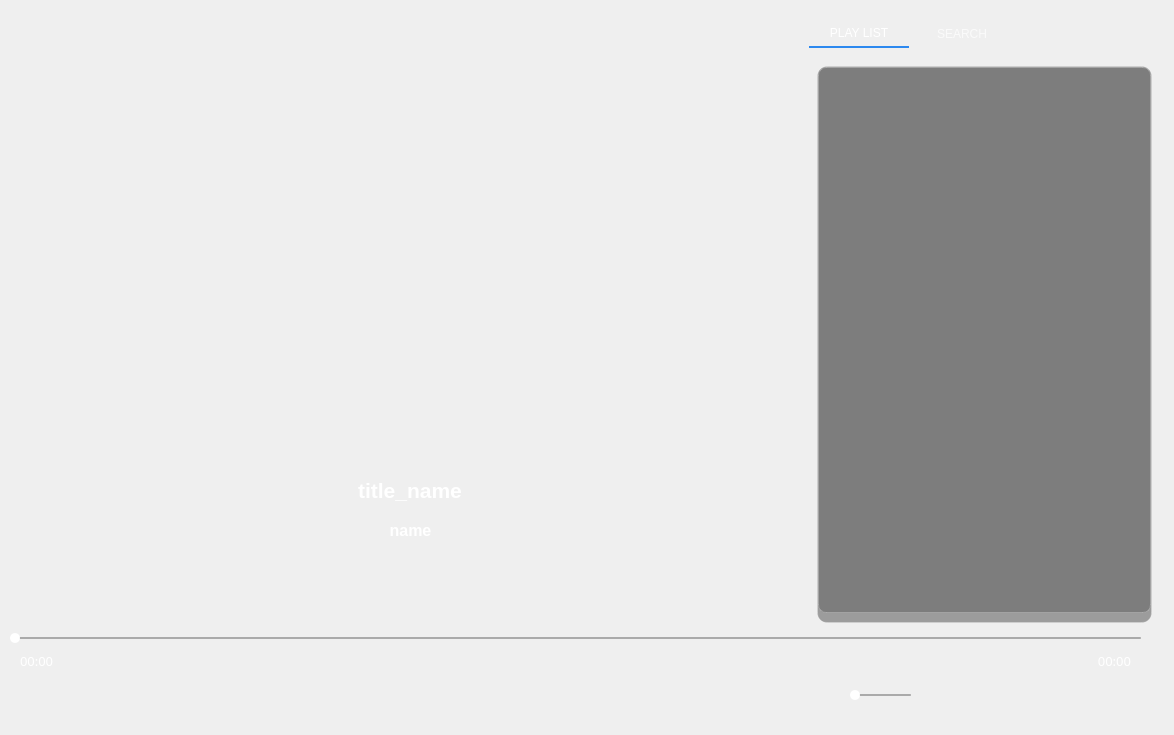
<?xml version="1.0" encoding="UTF-8"?>
<ui version="4.0">
 <class>Form</class>
 <widget class="QWidget" name="Form">
  <property name="geometry">
   <rect>
    <x>0</x>
    <y>0</y>
    <width>1174</width>
    <height>735</height>
   </rect>
  </property>
  <property name="sizePolicy">
   <sizepolicy hsizetype="Preferred" vsizetype="Preferred">
    <horstretch>100</horstretch>
    <verstretch>100</verstretch>
   </sizepolicy>
  </property>
  <property name="minimumSize">
   <size>
    <width>1174</width>
    <height>735</height>
   </size>
  </property>
  <property name="maximumSize">
   <size>
    <width>1174</width>
    <height>735</height>
   </size>
  </property>
  <property name="windowTitle">
   <string>Form</string>
  </property>
  <property name="styleSheet">
   <string notr="true">QPushButton {
  background: transparent;
  border: none;
  padding: 8px;
}
QPushButton:hover {
  background-color: rgba(255, 255, 255, 30%);
  border-radius: 16px;
}
QPushButton:pressed {
  background-color: rgba(255, 255, 255, 60%);
}</string>
  </property>
  <widget class="QTabWidget" name="tabWidget">
   <property name="geometry">
    <rect>
     <x>809</x>
     <y>20</y>
     <width>351</width>
     <height>611</height>
    </rect>
   </property>
   <property name="styleSheet">
    <string notr="true">/* ───────────── 폼 전체 ───────────── */
#Form {
    background-color: #F5F5F5;
    border-radius: 12px;
}

/* ─── 다크/반투명 탭 영역 ─── */
QTabWidget#tabWidget {
    background: transparent;
    border: none;
    padding-top: 12px;                 /* 탭을 창 상단에서 조금 내려줌 */
}

QTabWidget#tabWidget::pane {
    background: rgba(0,0,0,0.35);      /* 어두운 투명 배경 */
    border: 1px solid rgba(255,255,255,0.15);
    border-radius: 10px;
    margin: 18px 8px 8px;
}

/* ─── 탭 버튼 ─── */
QTabBar::tab {
    background: transparent;
    color: rgba(255,255,255,0.7);      /* 흐린 흰색 */
    padding: 6px 20px;
    font: 10pt &quot;Segoe UI&quot;;
    margin-right: 8px;
}

QTabBar::tab:hover {
    color: #FFFFFF;                    /* 완전 흰색으로 강조 */
}

QTabBar::tab:selected {
    color: #FFFFFF;                    /* 선택 탭은 선명한 흰색 */
    border-bottom: 2px solid #2d89ef;  /* 파란 얇은 밑줄만 */
}

QTabBar::tab:selected,
QTabBar::tab:!selected {
    border-top-left-radius: 0;
    border-top-right-radius: 0;
}

/* ───────────── 검색창 (투명+어두운) ───────────── */
QLineEdit#searchLine {
    background: rgba(255,255,255,0.08);          /* 살짝 흐린 유리느낌 */
    border: 1px solid rgba(255,255,255,0.25);
    border-radius: 8px;
    padding: 6px 10px;
    font-size: 14px;
    color: #ffffff;
}
QLineEdit#searchLine::placeholder {
    color: rgba(255,255,255,0.55);
    font-style: italic;
}

/* ───────────── 리스트 (재생목록 / 검색결과) ───────────── */
QListWidget#playlist,
QListWidget#searchResults {
    background: rgba(0,0,0,0.25);                /* 어두운 투명 */
    border: 1px solid rgba(255,255,255,0.15);
    border-radius: 8px;
    padding: 4px;
    color: #ffffff;
    font-size: 13px;
}


/* ───────────── 다크 글래스 버튼 ───────────── */
QPushButton {
    background: rgba(255,255,255,0.08);          /* 살짝 밝은 투명 배경 */
    border: 1px solid rgba(255,255,255,0.25);    /* 흰색 25% 테두리 */
    border-radius: 6px;
    padding: 6px 12px;
    font-size: 13px;
    color: #ffffff;
}

/* 마우스 호버 시 – 조금 더 밝게 */
QPushButton:hover {
    background: rgba(255,255,255,0.18);
    border: 1px solid rgba(255,255,255,0.35);
}

/* 누른 상태 – 더 짙고 선명하게 */
QPushButton:pressed {
    background: rgba(45,137,239,0.55);           /* 강조 파란색 투명 */
    border: 1px solid rgba(45,137,239,0.8);
}</string>
   </property>
   <property name="currentIndex">
    <number>0</number>
   </property>
   <widget class="QWidget" name="tabPlaylist">
    <attribute name="title">
     <string>PLAY LIST</string>
    </attribute>
    <layout class="QGridLayout" name="gridLayout">
     <property name="leftMargin">
      <number>0</number>
     </property>
     <property name="topMargin">
      <number>0</number>
     </property>
     <property name="rightMargin">
      <number>0</number>
     </property>
     <item row="0" column="0">
      <widget class="QListWidget" name="playlist">
       <property name="styleSheet">
        <string notr="true">QScrollBar:vertical {
    background: transparent;
    width: 8px;
    margin: 0px 0px 0px 0px;
}

QScrollBar::handle:vertical {
    background: rgba(255, 255, 255, 0.3);
    min-height: 20px;
    border-radius: 4px;
}

QScrollBar::handle:vertical:hover {
    background: rgba(255, 255, 255, 0.5);
}

QScrollBar::add-line:vertical,
QScrollBar::sub-line:vertical {
    height: 0px;
    background: none;
}

QScrollBar::add-page:vertical,
QScrollBar::sub-page:vertical {
    background: none;
}
QScrollBar:horizontal {
    background: transparent;
    height: 8px;
    margin: 0px 0px 0px 0px;
}

QScrollBar::handle:horizontal {
    background: rgba(255, 255, 255, 0.3);
    min-width: 20px;
    border-radius: 4px;
}

QScrollBar::handle:horizontal:hover {
    background: rgba(255, 255, 255, 0.5);
}

QScrollBar::add-line:horizontal,
QScrollBar::sub-line:horizontal {
    width: 0px;
    background: none;
}

QScrollBar::add-page:horizontal,
QScrollBar::sub-page:horizontal {
    background: none;
}
QListWidget {
    show-decoration-selected: 1;
    border: 1px solid rgba(255, 255, 255, 0.2);
    border-radius: 8px;
    background: rgba(0, 0, 0, 0.2);
    color: white;
}

/* 아이템 텍스트 줄바꿈 없이 말줄임표(...) 처리 */
QListWidget::item {
    height: 28px;
    padding: 4px 10px;
    white-space: nowrap;             /* 줄바꿈 금지 */
    text-overflow: ellipsis;         /* 넘치면 ... 처리 */
    overflow: hidden;                /* 넘치는 부분 숨김 */
}
/* 리스트 아이템 기본 스타일 */
QListWidget::item {
    height: 28px;
    white-space: nowrap;
    text-overflow: ellipsis;
    overflow: hidden;
}
/* ✅ 클릭했을 때 (선택된 상태) */
QListWidget::item:selected {
    background: rgba(70, 120, 180, 100);  /* 어두운 파란색 + 투명 */
    color: white;
    font-weight: normal;
}
QListWidget::item,
QListWidget::item:selected,
QListWidget::item:focus,
QListWidget::item:selected:focus {
    outline: none;
}
</string>
       </property>
      </widget>
     </item>
    </layout>
   </widget>
   <widget class="QWidget" name="tabSearch">
    <attribute name="title">
     <string>SEARCH</string>
    </attribute>
    <layout class="QGridLayout" name="gridLayout_2">
     <item row="0" column="0">
      <widget class="QLineEdit" name="searchLine">
       <property name="font">
        <font>
         <family>맑은 고딕</family>
         <pointsize>-1</pointsize>
         <weight>50</weight>
         <bold>false</bold>
        </font>
       </property>
       <property name="text">
        <string/>
       </property>
       <property name="placeholderText">
        <string>제목, 분위기, 용도 검색</string>
       </property>
      </widget>
     </item>
     <item row="1" column="0">
      <layout class="QGridLayout" name="btnLayout">
       <property name="sizeConstraint">
        <enum>QLayout::SetDefaultConstraint</enum>
       </property>
       <property name="leftMargin">
        <number>9</number>
       </property>
       <property name="topMargin">
        <number>9</number>
       </property>
       <property name="rightMargin">
        <number>9</number>
       </property>
       <property name="bottomMargin">
        <number>9</number>
       </property>
       <item row="0" column="2">
        <widget class="QPushButton" name="btn_f">
         <property name="font">
          <font>
           <family>맑은 고딕</family>
           <pointsize>-1</pointsize>
           <weight>75</weight>
           <bold>true</bold>
          </font>
         </property>
         <property name="text">
          <string>잔잔한</string>
         </property>
        </widget>
       </item>
       <item row="0" column="1">
        <widget class="QPushButton" name="btn_b">
         <property name="font">
          <font>
           <family>맑은 고딕</family>
           <pointsize>-1</pointsize>
           <weight>75</weight>
           <bold>true</bold>
          </font>
         </property>
         <property name="text">
          <string>에너지</string>
         </property>
        </widget>
       </item>
       <item row="0" column="0">
        <widget class="QPushButton" name="btn_c">
         <property name="font">
          <font>
           <family>맑은 고딕</family>
           <pointsize>-1</pointsize>
           <weight>75</weight>
           <bold>true</bold>
          </font>
         </property>
         <property name="text">
          <string>잔잔한</string>
         </property>
        </widget>
       </item>
       <item row="1" column="2">
        <widget class="QPushButton" name="btn_d">
         <property name="font">
          <font>
           <family>맑은 고딕</family>
           <pointsize>-1</pointsize>
           <weight>75</weight>
           <bold>true</bold>
          </font>
         </property>
         <property name="text">
          <string>잔잔한</string>
         </property>
        </widget>
       </item>
       <item row="1" column="0">
        <widget class="QPushButton" name="btn_e">
         <property name="font">
          <font>
           <family>맑은 고딕</family>
           <pointsize>-1</pointsize>
           <weight>75</weight>
           <bold>true</bold>
          </font>
         </property>
         <property name="text">
          <string>잔잔한</string>
         </property>
        </widget>
       </item>
       <item row="1" column="1">
        <widget class="QPushButton" name="btn_a">
         <property name="font">
          <font>
           <family>맑은 고딕</family>
           <pointsize>-1</pointsize>
           <weight>75</weight>
           <bold>true</bold>
          </font>
         </property>
         <property name="text">
          <string>몽환적인</string>
         </property>
        </widget>
       </item>
      </layout>
     </item>
     <item row="2" column="0">
      <widget class="QListWidget" name="searchResults">
       <property name="styleSheet">
        <string notr="true">QScrollBar:vertical {
    background: transparent;
    width: 8px;
    margin: 0px 0px 0px 0px;
}

QScrollBar::handle:vertical {
    background: rgba(255, 255, 255, 0.3);
    min-height: 20px;
    border-radius: 4px;
}

QScrollBar::handle:vertical:hover {
    background: rgba(255, 255, 255, 0.5);
}

QScrollBar::add-line:vertical,
QScrollBar::sub-line:vertical {
    height: 0px;
    background: none;
}

QScrollBar::add-page:vertical,
QScrollBar::sub-page:vertical {
    background: none;
}
QScrollBar:horizontal {
    background: transparent;
    height: 8px;
    margin: 0px 0px 0px 0px;
}

QScrollBar::handle:horizontal {
    background: rgba(255, 255, 255, 0.3);
    min-width: 20px;
    border-radius: 4px;
}

QScrollBar::handle:horizontal:hover {
    background: rgba(255, 255, 255, 0.5);
}

QScrollBar::add-line:horizontal,
QScrollBar::sub-line:horizontal {
    width: 0px;
    background: none;
}

QScrollBar::add-page:horizontal,
QScrollBar::sub-page:horizontal {
    background: none;
}
QListWidget {
    show-decoration-selected: 1;
    border: 1px solid rgba(255, 255, 255, 0.2);
    border-radius: 8px;
    background: rgba(0, 0, 0, 0.2);
    color: white;
}

/* 아이템 텍스트 줄바꿈 없이 말줄임표(...) 처리 */
QListWidget::item {
    height: 28px;
    padding: 4px 10px;
    white-space: nowrap;             /* 줄바꿈 금지 */
    text-overflow: ellipsis;         /* 넘치면 ... 처리 */
    overflow: hidden;                /* 넘치는 부분 숨김 */
}
/* 리스트 아이템 기본 스타일 */
QListWidget::item {
    height: 28px;
    white-space: nowrap;
    text-overflow: ellipsis;
    overflow: hidden;
}
/* ✅ 클릭했을 때 (선택된 상태) */
QListWidget::item:selected {
    background: rgba(70, 120, 180, 100);  /* 어두운 파란색 + 투명 */
    color: white;
    font-weight: normal;
}
QListWidget::item,
QListWidget::item:selected,
QListWidget::item:focus,
QListWidget::item:selected:focus {
    outline: none;
}
</string>
       </property>
      </widget>
     </item>
    </layout>
   </widget>
  </widget>
  <widget class="QLabel" name="albumCover">
   <property name="geometry">
    <rect>
     <x>200</x>
     <y>160</y>
     <width>421</width>
     <height>270</height>
    </rect>
   </property>
   <property name="text">
    <string/>
   </property>
  </widget>
  <widget class="QLabel" name="currentTime">
   <property name="geometry">
    <rect>
     <x>20</x>
     <y>650</y>
     <width>61</width>
     <height>21</height>
    </rect>
   </property>
   <property name="font">
    <font>
     <family>맑은 고딕</family>
     <pointsize>10</pointsize>
    </font>
   </property>
   <property name="styleSheet">
    <string notr="true">QLabel#currentTime {
    color: white;                 /* 글씨 흰색 */
    background: transparent;      /* 배경 투명 */

}</string>
   </property>
   <property name="text">
    <string>00:00</string>
   </property>
  </widget>
  <widget class="QSlider" name="playBar">
   <property name="geometry">
    <rect>
     <x>10</x>
     <y>630</y>
     <width>1131</width>
     <height>16</height>
    </rect>
   </property>
   <property name="styleSheet">
    <string notr="true">    QSlider::groove:horizontal {
        height: 2px;
        background: #dddddd;
        border-radius: 1px;
    }

    QSlider::sub-page:horizontal {
        background: white;
        border-radius: 1px;
    }

    QSlider::add-page:horizontal {
        background: #aaaaaa;
        border-radius: 1px;
    }

    QSlider::handle:horizontal {
        background: white;
        border: none;
        width: 10px;
        height: 10px;
        margin: -4px 0;  /* center vertically */
        border-radius: 5px;
    }
</string>
   </property>
   <property name="orientation">
    <enum>Qt::Horizontal</enum>
   </property>
  </widget>
  <widget class="QLabel" name="teamLogo">
   <property name="geometry">
    <rect>
     <x>10</x>
     <y>10</y>
     <width>261</width>
     <height>81</height>
    </rect>
   </property>
   <property name="styleSheet">
    <string notr="true">image: url(:/imgs/img/replay_logo3.png);</string>
   </property>
   <property name="text">
    <string/>
   </property>
  </widget>
  <widget class="QLabel" name="lblBackground">
   <property name="geometry">
    <rect>
     <x>0</x>
     <y>0</y>
     <width>1181</width>
     <height>811</height>
    </rect>
   </property>
   <property name="sizePolicy">
    <sizepolicy hsizetype="Expanding" vsizetype="Expanding">
     <horstretch>0</horstretch>
     <verstretch>0</verstretch>
    </sizepolicy>
   </property>
   <property name="styleSheet">
    <string notr="true"/>
   </property>
   <property name="text">
    <string/>
   </property>
  </widget>
  <widget class="QPushButton" name="btnNext">
   <property name="geometry">
    <rect>
     <x>460</x>
     <y>660</y>
     <width>80</width>
     <height>60</height>
    </rect>
   </property>
   <property name="styleSheet">
    <string notr="true">image: url(:/imgs/img/btn3.png);
</string>
   </property>
   <property name="text">
    <string/>
   </property>
  </widget>
  <widget class="QPushButton" name="btnPlay">
   <property name="geometry">
    <rect>
     <x>360</x>
     <y>650</y>
     <width>100</width>
     <height>80</height>
    </rect>
   </property>
   <property name="styleSheet">
    <string notr="true">image: url(:/imgs/img/btn1.png);</string>
   </property>
   <property name="text">
    <string/>
   </property>
  </widget>
  <widget class="QPushButton" name="btnPrev">
   <property name="geometry">
    <rect>
     <x>280</x>
     <y>660</y>
     <width>80</width>
     <height>60</height>
    </rect>
   </property>
   <property name="styleSheet">
    <string notr="true">image: url(:/imgs/img/btn4.png);</string>
   </property>
   <property name="text">
    <string/>
   </property>
  </widget>
  <widget class="QLabel" name="endTime">
   <property name="geometry">
    <rect>
     <x>1070</x>
     <y>650</y>
     <width>61</width>
     <height>21</height>
    </rect>
   </property>
   <property name="font">
    <font>
     <family>맑은 고딕</family>
     <pointsize>10</pointsize>
    </font>
   </property>
   <property name="styleSheet">
    <string notr="true">QLabel#endTime {
    color: white;                 /* 글씨 흰색 */
    background: transparent;      /* 배경 투명 */

}</string>
   </property>
   <property name="text">
    <string>00:00</string>
   </property>
   <property name="alignment">
    <set>Qt::AlignRight|Qt::AlignTrailing|Qt::AlignVCenter</set>
   </property>
  </widget>
  <widget class="QLabel" name="songTitle">
   <property name="geometry">
    <rect>
     <x>160</x>
     <y>470</y>
     <width>500</width>
     <height>40</height>
    </rect>
   </property>
   <property name="font">
    <font>
     <family>Segoe UI</family>
     <pointsize>16</pointsize>
     <weight>75</weight>
     <italic>false</italic>
     <bold>true</bold>
    </font>
   </property>
   <property name="styleSheet">
    <string notr="true">QLabel#songTitle {
    color: white;                 /* 글씨 흰색 */
    background: transparent;      /* 배경 투명 */
    font: bold 16pt &quot;Segoe UI&quot;;   /* 글꼴 크기 및 두께 */
    padding: 4px;                 /* 안쪽 여백 */
}</string>
   </property>
   <property name="text">
    <string>title_name</string>
   </property>
   <property name="alignment">
    <set>Qt::AlignCenter</set>
   </property>
  </widget>
  <widget class="QPushButton" name="btnRandom">
   <property name="geometry">
    <rect>
     <x>1050</x>
     <y>670</y>
     <width>70</width>
     <height>50</height>
    </rect>
   </property>
   <property name="styleSheet">
    <string notr="true">QPushButton#btnRandom {
    background-color: transparent;
    border: none;
    image: url(:/imgs/img/btn9.png);  /* 기본 아이콘 */
}

QPushButton#btnRandom:hover {
    background-color: rgba(255, 255, 255, 0.1);
    image: url(:/imgs/img/btn9.png);  /* hover용 이미지가 있다면 */
}

QPushButton#btnRandom[active=&quot;true&quot;] {
    background-color: rgba(255, 255, 255, 0.3);
    border-radius: 8px;
    image: url(:/imgs/img/btn9.png);  /* 눌린 상태용 이미지 */
}</string>
   </property>
   <property name="text">
    <string/>
   </property>
  </widget>
  <widget class="QPushButton" name="btnRepeat1">
   <property name="geometry">
    <rect>
     <x>980</x>
     <y>670</y>
     <width>70</width>
     <height>50</height>
    </rect>
   </property>
   <property name="styleSheet">
    <string notr="true">image: url(:/imgs/img/btn8.png);</string>
   </property>
   <property name="text">
    <string/>
   </property>
  </widget>
  <widget class="QPushButton" name="btnPause">
   <property name="geometry">
    <rect>
     <x>360</x>
     <y>650</y>
     <width>100</width>
     <height>80</height>
    </rect>
   </property>
   <property name="styleSheet">
    <string notr="true">image: url(:/imgs/img/btn2.png);</string>
   </property>
   <property name="text">
    <string/>
   </property>
  </widget>
  <widget class="QPushButton" name="btnVolume">
   <property name="geometry">
    <rect>
     <x>910</x>
     <y>670</y>
     <width>70</width>
     <height>50</height>
    </rect>
   </property>
   <property name="styleSheet">
    <string notr="true">image: url(:/imgs/img/btn5.png);</string>
   </property>
   <property name="text">
    <string/>
   </property>
  </widget>
  <widget class="QPushButton" name="btnRepeat2">
   <property name="geometry">
    <rect>
     <x>980</x>
     <y>670</y>
     <width>70</width>
     <height>50</height>
    </rect>
   </property>
   <property name="styleSheet">
    <string notr="true">image: url(:/imgs/img/btn7.png);</string>
   </property>
   <property name="text">
    <string/>
   </property>
  </widget>
  <widget class="QPushButton" name="btnVolume2">
   <property name="geometry">
    <rect>
     <x>910</x>
     <y>670</y>
     <width>70</width>
     <height>50</height>
    </rect>
   </property>
   <property name="styleSheet">
    <string notr="true">image: url(:/imgs/img/btn6.png);</string>
   </property>
   <property name="text">
    <string/>
   </property>
  </widget>
  <widget class="QSlider" name="volumeSlider">
   <property name="geometry">
    <rect>
     <x>850</x>
     <y>680</y>
     <width>61</width>
     <height>31</height>
    </rect>
   </property>
   <property name="styleSheet">
    <string notr="true">    QSlider::groove:horizontal {
        height: 2px;
        background: #dddddd;
        border-radius: 1px;
    }

    QSlider::sub-page:horizontal {
        background: white;
        border-radius: 1px;
    }

    QSlider::add-page:horizontal {
        background: #aaaaaa;
        border-radius: 1px;
    }

    QSlider::handle:horizontal {
        background: white;
        border: none;
        width: 10px;
        height: 10px;
        margin: -4px 0;  /* center vertically */
        border-radius: 5px;
    }
</string>
   </property>
   <property name="orientation">
    <enum>Qt::Horizontal</enum>
   </property>
  </widget>
  <widget class="QLabel" name="songTitle_2">
   <property name="geometry">
    <rect>
     <x>240</x>
     <y>510</y>
     <width>341</width>
     <height>40</height>
    </rect>
   </property>
   <property name="font">
    <font>
     <family>Segoe UI</family>
     <pointsize>12</pointsize>
     <weight>75</weight>
     <italic>false</italic>
     <bold>true</bold>
    </font>
   </property>
   <property name="styleSheet">
    <string notr="true">QLabel#songTitle_2 {
    color: white;                 /* 글씨 흰색 */
    background: transparent;      /* 배경 투명 */
    font: bold 12pt &quot;Segoe UI&quot;;   /* 글꼴 크기 및 두께 */
    padding: 4px;                 /* 안쪽 여백 */
}</string>
   </property>
   <property name="text">
    <string>name</string>
   </property>
   <property name="alignment">
    <set>Qt::AlignCenter</set>
   </property>
  </widget>
  <zorder>lblBackground</zorder>
  <zorder>tabWidget</zorder>
  <zorder>albumCover</zorder>
  <zorder>currentTime</zorder>
  <zorder>playBar</zorder>
  <zorder>btnNext</zorder>
  <zorder>btnPlay</zorder>
  <zorder>btnPrev</zorder>
  <zorder>endTime</zorder>
  <zorder>songTitle</zorder>
  <zorder>btnRandom</zorder>
  <zorder>btnRepeat1</zorder>
  <zorder>btnPause</zorder>
  <zorder>btnVolume</zorder>
  <zorder>teamLogo</zorder>
  <zorder>btnRepeat2</zorder>
  <zorder>btnVolume2</zorder>
  <zorder>volumeSlider</zorder>
  <zorder>songTitle_2</zorder>
 </widget>
 <resources>
  <include location="replay.qrc"/>
 </resources>
 <connections/>
</ui>
